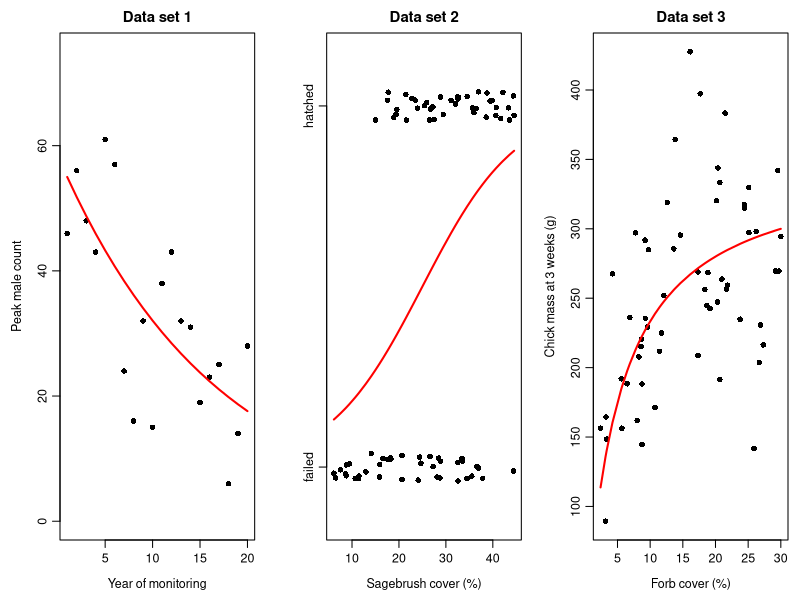

This chart was generated by the following R code:
## ---- chunk 1
knitr::opts_chunk$set(echo = TRUE, warning = FALSE, message = FALSE,
                       fig.width = 6.5, fig.height = 3)
## ---- chunk 2
# reproduces the handout's simulated data (same seed and order of draws)
set.seed(746)
yr <- 0:19
lek_mu <- 55 * exp(-0.06 * yr)
lek <- rnbinom(20, mu = lek_mu, size = 8)
cover <- runif(80, 5, 45)
p_true <- plogis(-2.5 + 0.1 * cover)
nest <- rbinom(80, 1, p_true)
forb <- runif(60, 2, 30)
mass_mu <- 350 * forb / (5 + forb)
mass <- rgamma(60, shape = 25, rate = 25 / mass_mu)
## ---- chunk 3
par(mfrow = c(1, 3), mar = c(4, 4, 2.2, 0.8), mgp = c(2.4, 0.7, 0), cex = 0.75)
plot(yr + 1, lek, pch = 16, xlab = "Year of monitoring", ylab = "Peak male count",
     main = "Data set 1", ylim = c(0, 75))
lines(yr + 1, lek_mu, col = "red", lwd = 2)
plot(cover, jitter(nest, amount = 0.04), pch = 16, yaxt = "n", xlab = "Sagebrush cover (%)",
     ylab = "", main = "Data set 2", ylim = c(-0.15, 1.15))
axis(2, at = c(0, 1), labels = c("failed", "hatched"))
o <- order(cover); lines(cover[o], p_true[o], col = "red", lwd = 2)
plot(forb, mass, pch = 16, xlab = "Forb cover (%)", ylab = "Chick mass at 3 weeks (g)",
     main = "Data set 3")
o <- order(forb); lines(forb[o], mass_mu[o], col = "red", lwd = 2)
## ---- chunk 4
mean((lek - lek_mu)^2 / lek_mu)              # about 1 under a Poisson
mean(abs(lek - lek_mu) > 2 * sqrt(lek_mu))   # about 0.05 under a Poisson
## ---- chunk 5
predict(lm(nest ~ cover), data.frame(cover = c(0, 60)))
## ---- chunk 6
bins <- cut(forb, c(0, 8, 16, 30))
res <- mass - mass_mu
rbind(sd = tapply(res, bins, sd), cv = tapply(res / mass_mu, bins, sd))
## ---- chunk 7
alpha <- 25; mu <- 200
y <- rgamma(1e5, shape = alpha, scale = mu / alpha)
c(mean = mean(y), cv = sd(y) / mean(y), one_over_sqrt_alpha = 1 / sqrt(alpha))
## ---- chunk 8
mu <- 250
cv <- 1.5; s_ln <- sqrt(log(1 + cv^2)); m_ln <- log(mu) - s_ln^2 / 2
data.frame(
  dist = c("exponential", "gamma, shape 0.8", "lognormal, CV 1.5"),
  median_m = round(c(qexp(0.5, 1 / mu), qgamma(0.5, 0.8, scale = mu / 0.8), exp(m_ln))),
  p_over_1km = round(c(pexp(1000, 1 / mu, lower.tail = FALSE),
                       pgamma(1000, 0.8, scale = mu / 0.8, lower.tail = FALSE),
                       plnorm(1000, m_ln, s_ln, lower.tail = FALSE)), 3))
